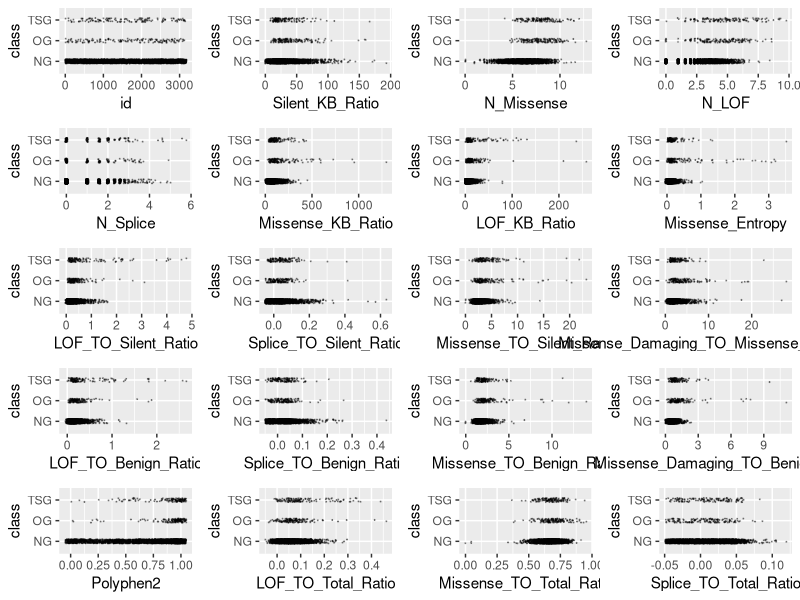
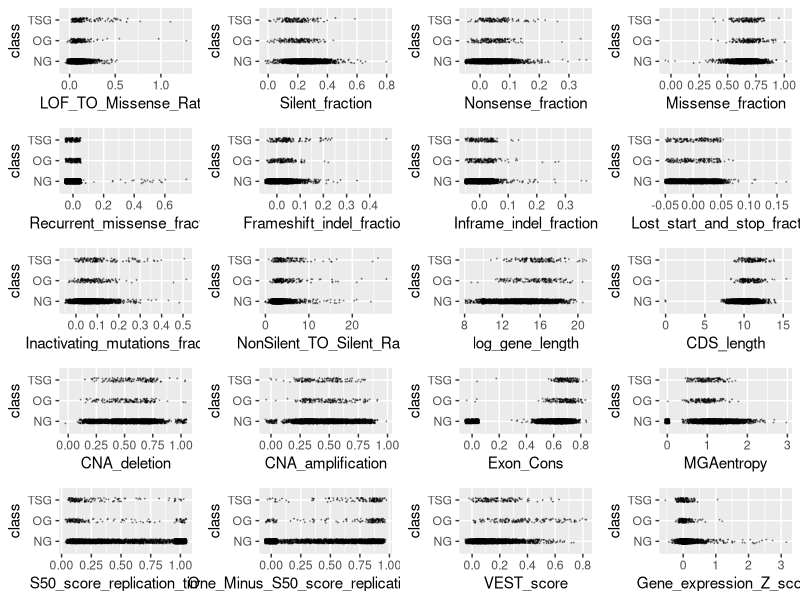
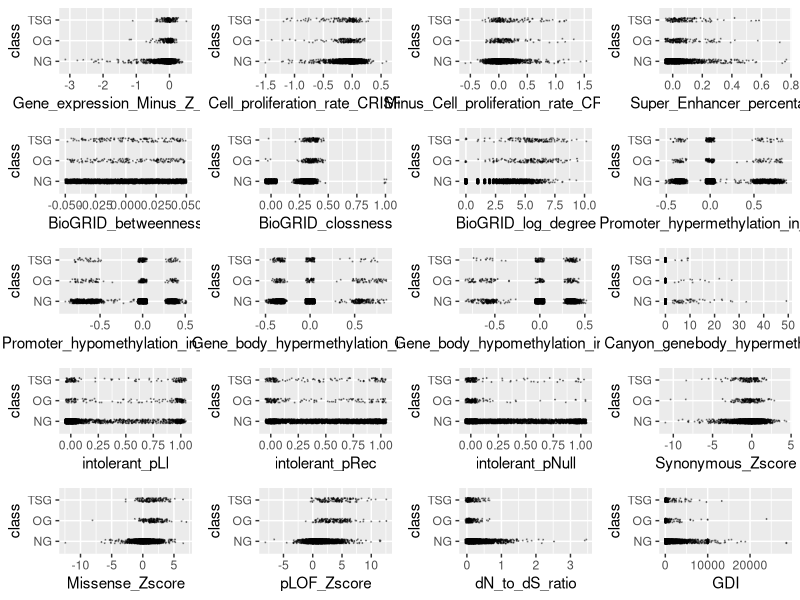
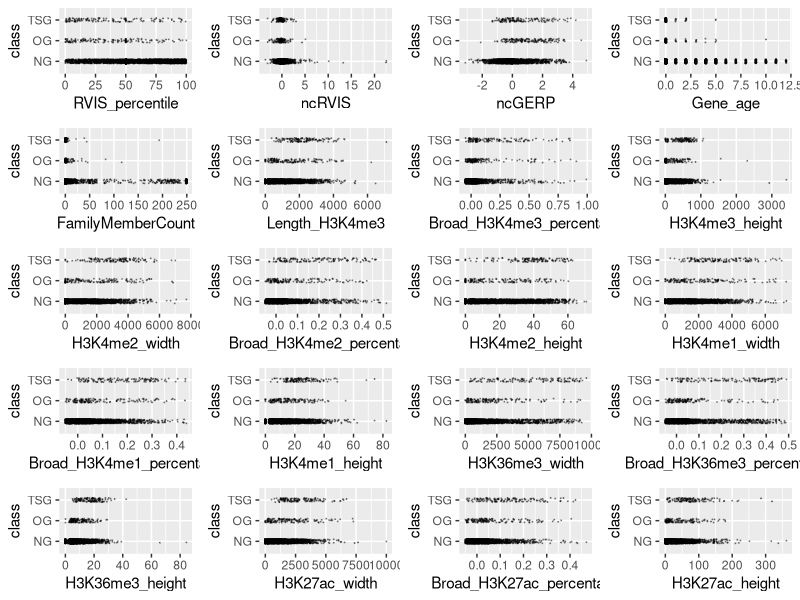
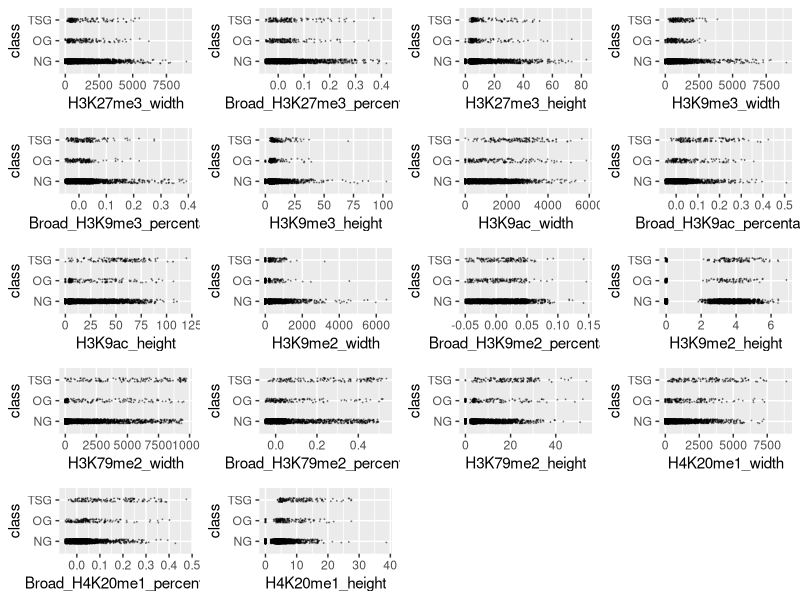
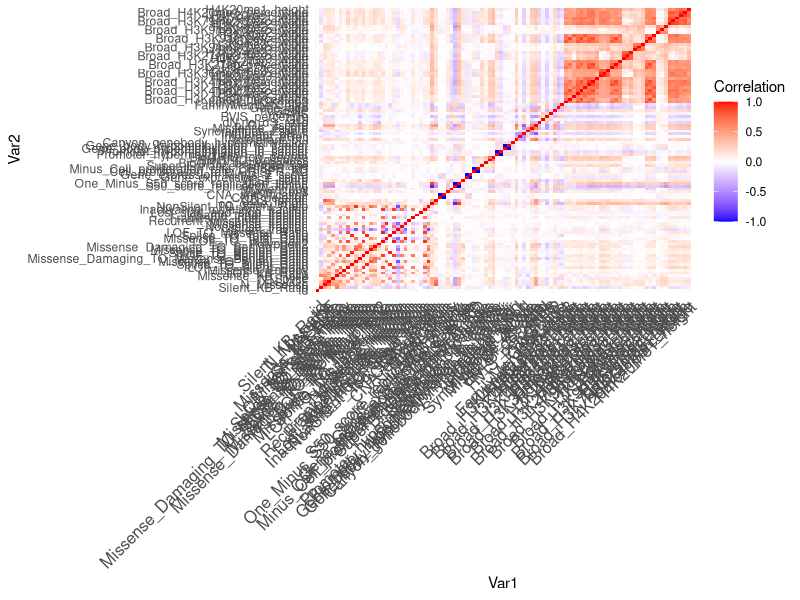
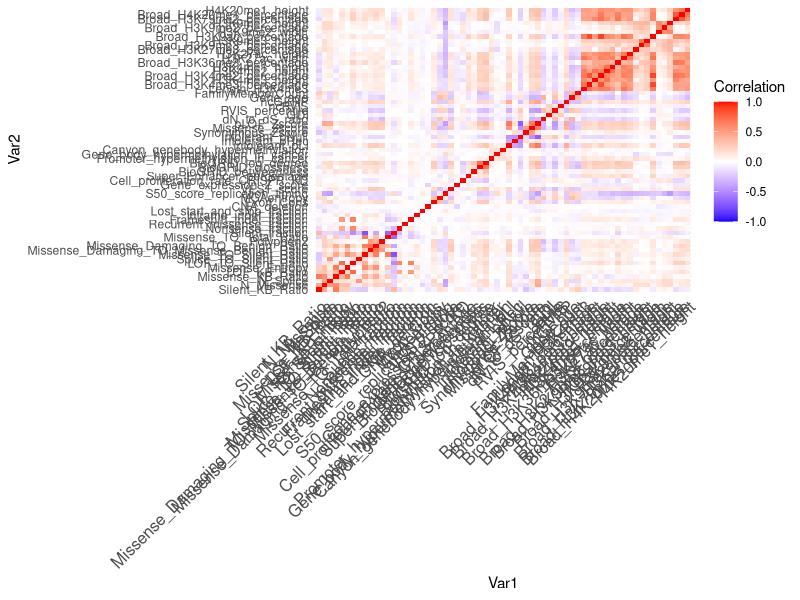
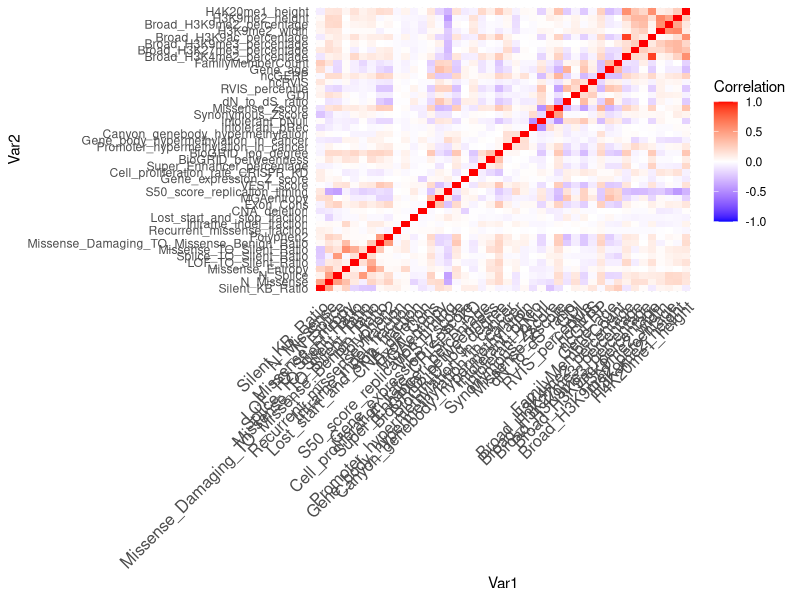

The R script that drew these images, in order:
## ---- chunk 1
knitr::opts_chunk$set(echo = TRUE, comment = NA)
## ---- chunk 2
training <- read.csv("training.csv", stringsAsFactors = TRUE)
training$class <- factor(training$class)
levels(training$class) <- c("NG", "OG", "TSG")
# Create an outlier function
outlier <- function(data) {
  low <- mean(data) - 3 * sd(data)
  high <- mean(data) + 3 * sd(data)
  which(data < low | data > high)
}
# library(ggplot2)
# scatter <- function(var) {
#   ggplot(training, aes_string(var, "class")) +
#     geom_jitter(width = 0.05, height = 0.1, size = 0.1,
#                 colour = rgb(0, 0, 0, alpha = 1 / 3))
# }
# scat_plot <- lapply(names(training)[-99], scatter)
# library(gridExtra)
# grid.arrange(grobs = scat_plot[1:20], ncol = 4)
# grid.arrange(grobs = scat_plot[21:40], ncol = 4)
# grid.arrange(grobs = scat_plot[41:60], ncol = 4)
# grid.arrange(grobs = scat_plot[61:80], ncol = 4)
# grid.arrange(grobs = scat_plot[81:98], ncol = 4)
outliers <- table(unlist(lapply(training[,-99], outlier)))
outlier_index <- sort(outliers, decreasing = TRUE)
# Remove 50 most common outliers (i.e. outliers across multiple predictors)
training <- training[-as.numeric(names(outlier_index)[1:50]),]

# The below variables had outstanding outliers which we chose to remove
sort(training$Missense_TO_Silent_Ratio, decreasing = TRUE)[1:10]
training <- training[-which(training$Missense_TO_Silent_Ratio > 100), ]
sort(training$Missense_KB_Ratio, decreasing = TRUE)[1:10]
training <- training[-which(training$Missense_KB_Ratio > 2000), ]
sort(training$LOF_TO_Silent_Ratio, decreasing = TRUE)[1:10]
training <- training[-which(training$LOF_TO_Silent_Ratio > 5), ]
sort(training$Gene_expression_Z_score, decreasing = TRUE)[1:10]
training <- training[-which(training$Gene_expression_Z_score > 4), ]
sort(training$dN_to_dS_ratio, decreasing = TRUE)[1:10]
training <- training[-which(training$dN_to_dS_ratio > 5),]
sort(training$Silent_KB_Ratio, decreasing = TRUE)[1:10]
training <- training[-which(training$Silent_KB_Ratio > 200), ]
sort(training$Lost_start_and_stop_fraction, decreasing = TRUE)[1:10]
training <- training[-which(training$Lost_start_and_stop_fraction > 0.2),]
sort(training$Synonymous_Zscore, decreasing = FALSE)[1:10]
training <- training[-which(training$Synonymous_Zscore < -15), ]
numeric_training <- training[,-99]

# Lots of zeroes for some observations, so removed those observations with quite a few zeroes across predictor variables
n_zeroes <- rep(NA, nrow(numeric_training))

for(i in seq_len(nrow(numeric_training))){
  row_i_zeroes <- 0
  for(j in seq_len(ncol(numeric_training))){
    if(round(numeric_training[i,j], digits = 5) == 0){
      row_i_zeroes <- row_i_zeroes + 1
    }
  }
  n_zeroes[i] <- row_i_zeroes
}
training <- training[n_zeroes <= ncol(training) / 2, ]
## ---- chunk 3
library(ggplot2)
scatter <- function(var) {
  ggplot(training, aes_string(var, "class")) +
    geom_jitter(width = 0.05, height = 0.1, size = 0.1,
                colour = rgb(0, 0, 0, alpha = 1 / 3))
}
scat_plot <- lapply(names(training)[-99], scatter)
library(gridExtra)
grid.arrange(grobs = scat_plot[1:20], ncol = 4)
grid.arrange(grobs = scat_plot[21:40], ncol = 4)
grid.arrange(grobs = scat_plot[41:60], ncol = 4)
grid.arrange(grobs = scat_plot[61:80], ncol = 4)
grid.arrange(grobs = scat_plot[81:98], ncol = 4)
## ---- chunk 4
library(dplyr)
#function to calculate wca
score <- function (conf_mat) {
  # Diagonal of matrix corresponds to correctly predicted classes
  print(sum(diag(conf_mat) * c(1, 20, 20)))
  print(sum(diag(conf_mat) * c(1, 20, 20)) / sum(apply(conf_mat, 2, sum) * c(1, 20, 20)))
}

# Set new threshold to account for unbalanced data
classify <- function(probs, k) {
  if (any(probs[2:3] > k)) {
    subset <- probs[2:3]
    output <- which(subset == max(subset))
    if (length(output) > 1) {
        output <- sample(1:2, 1)
    }
  } else {
    output <- 0
  }
  output
}
## ---- chunk 5
library(dplyr)
library(caret)
set.seed(12)
# sig <- logical(98)
# names(sig) <- names(training)[-99]
# k <- 1
# diffs <- logical(98)
# for (var in names(training)[-99]) {
#   model <- aov(training[[var]] ~ factor(training$class))
#   sig[k] <- summary(model)[[1]][1, 5]
#   diffs[k] <- all(TukeyHSD(model)$`factor(training$class)`[, 4] < 0.05 / 98)
#   k <- k + 1
# }
# sort(sig[diffs])
score <- function (conf_mat) {
  sum(diag(conf_mat) * c(1, 20, 20)) / sum(apply(conf_mat, 2, sum) * c(1, 20, 20))
}

# sig_terms <- names(sort(sig[diffs]))
# combo_terms <- table(c(terms, sig_terms)) == 2
# final_terms <- names(combo_terms[combo_terms])
# term_mat <- cor(training %>% select(all_of(final_terms)))
# ind_terms <- final_terms[-c(1, 3, 4, 5, 10, 11, 13, 14, 15, 17)]

vars <- training
cor_mtx <- round(cor(vars[, names(vars) != "class"]), 2)
library(reshape2)
melted_cor_mtx <- melt(cor_mtx)
cor_heatmap <- ggplot(data = melted_cor_mtx, aes(x = Var1, y = Var2, fill = value)) + geom_tile()
cor_heatmap <- cor_heatmap +
  scale_fill_gradient2(low = "blue", high = "red", mid = "white",
                       midpoint = 0, limit = c(-1, 1), space = "Lab", name="Correlation") + 
  theme_minimal() +
  theme(axis.text.x = element_text(angle = 45, vjust = 1, size = 12, hjust = 1))
cor_heatmap

which(abs(cor_mtx) > 0.75, arr.ind = TRUE)
# Eliminate all but one of a set of variables highly correlated with one another
correlated <- c("id", "N_LOF", "CDS_length", "LOF_TO_Benign_Ratio",
                "LOF_TO_Total_Ratio", "LOF_TO_Missense_Ratio",
                "Inactivating_mutations_fraction", "Splice_TO_Benign_Ratio",
                "Splice_TO_Total_Ratio", "Missense_TO_Benign_Ratio",
                "NonSilent_TO_Silent_Ratio", "Missense_fraction",
                "One_Minus_S50_score_replication_timing", "CNA_amplification",
                "Gene_expression_Minus_Z_score", "log_gene_length",
                "Minus_Cell_proliferation_rate_CRISPR_KD",
                "Promoter_hypomethylation_in_cancer",
                "Gene_body_hypomethylation_in_cancer",
                "H3K4me2_width", "H3K9ac_width", "H3K9ac_height",
                "Broad_H3K4me1_percentage",
                "Broad_H3K27ac_percentage", "H3K4me1_width",
                "H3K36me3_width", "H3K36me3_height",
                "H3K27me3_width", "H3K27me3_height", "H3K9me3_width",
                "H3K79me2_width", "H3K79me2_height", "H4K20me1_width")
vars <- vars[, !(names(training) %in% correlated)]
cor_mtx <- round(cor(vars[, names(vars) != "class"]), 2)
melted_cor_mtx <- melt(cor_mtx)
cor_heatmap <- ggplot(data = melted_cor_mtx, aes(x = Var1, y = Var2, fill = value)) + geom_tile()
cor_heatmap <- cor_heatmap +
  scale_fill_gradient2(low = "blue", high = "red", mid = "white",
                       midpoint = 0, limit = c(-1, 1), space = "Lab", name="Correlation") + 
  theme_minimal() +
  theme(axis.text.x = element_text(angle = 45, vjust = 1, size = 12, hjust = 1))
cor_heatmap


which(abs(cor_mtx) > 0.6, arr.ind = TRUE)
# Eliminate all but one of a set of variables highly correlated with one another
second_correlated <- c("Missense_KB_Ratio", "LOF_KB_Ratio", "Nonsense_fraction",
                       "Frameshift_indel_fraction",
                       "Missense_Damaging_TO_Benign_Ratio",
                       "Missense_TO_Total_Ratio", "Silent_fraction",
                       "BioGRID_clossness", "pLOF_Zscore",
                       "Length_H3K4me3", "Broad_H3K4me3_percentage","H3K4me2_height",
                       "H3K4me3_height", "H3K27ac_width", "H3K27ac_height",
                       "H3K4me1_height", "H3K9me3_height",
                       "Broad_H3K79me2_percentage", "intolerant_pLI",
                       "Broad_H4K20me1_percentage", "Broad_H3K36me3_percentage")

vars <- vars[, !(names(vars) %in% second_correlated)]

cor_mtx <- round(cor(vars[, names(vars) != "class"]), 2)
library(reshape2)
melted_cor_mtx <- melt(cor_mtx)
cor_heatmap <- ggplot(data = melted_cor_mtx, aes(x = Var1, y = Var2, fill = value)) + geom_tile()
cor_heatmap <- cor_heatmap +
  scale_fill_gradient2(low = "blue", high = "red", mid = "white",
                       midpoint = 0, limit = c(-1, 1), space = "Lab", name="Correlation") + 
  theme_minimal() +
  theme(axis.text.x = element_text(angle = 45, vjust = 1, size = 12, hjust = 1))
cor_heatmap

set.seed(12)
mn <- nnet::multinom(class ~ ., data = vars, model = TRUE)
tidymn <- broom::tidy(mn) %>% arrange(p.value)
tidymn <- tidymn %>% filter(p.value < 0.05 / nrow(tidymn))
terms <- unique(tidymn$term)[-1]
terms

library(dplyr)
cor_mtx <- round(cor(vars[, names(vars) %in% terms]), 2)
library(reshape2)
melted_cor_mtx <- melt(cor_mtx)
cor_heatmap <- ggplot(data = melted_cor_mtx, aes(x = Var1, y = Var2, fill = value, cex.axis = 0.5)) + geom_tile()
cor_heatmap <- cor_heatmap +
  scale_fill_gradient2(low = "blue", high = "red", mid = "white",
                       midpoint = 0, limit = c(-1, 1), space = "Lab", name="Correlation") + 
  theme_minimal() +
  theme(axis.text.x = element_text(angle = 45, vjust = 1, size = 4, hjust = 1)) +
  theme(axis.text.y = element_text(angle = 0, vjust = 1, size = 4, hjust = 1))
cor_heatmap
terms <- terms[terms != "Broad_H3K4me2_percentage"]
## ---- chunk 6
vars <- training %>% select(all_of(terms), class)
set.seed(98764)
thresh_list <- list()
length(thresh_list) <- 10
j <- 1
# for() loop to validate post cross-validation with WCA and varying thresholds
for (rand in ceiling(runif(10, min = 1, max = 10000000))) {
  set.seed(rand)
  vars_split <- createDataPartition(vars$class, p = 0.8, list = FALSE)
  vars_train <- vars[vars_split, ]
  vars_test <- vars[-vars_split, ]
  
  train_cont <- trainControl(method = "cv", number = 5, classProbs = TRUE, savePredictions = TRUE)
  lda_ft <- train(class ~ ., data = vars_train, method = "lda", preProc = c("center", "scale"),
                  trControl = train_cont)
  preds <- predict(lda_ft, newdata = vars_test, type = "prob")
  scores <- numeric(100)
  for (i in seq(from = 0.001, to = 0.1, by = 0.001)) {
    lda_mod <- table("pred"=apply(preds, 1, classify, k = i), "obs" = vars_test$class)
    lda_mod
    scores[i*1000] <- score(lda_mod)
  }
  thresh_list[[j]] <- scores
  j <- j + 1
}

# Plot WCA as a function of threshold for various seeds to see best threshold
thresh_vals <- c(0.001, 0.0025, 0.005, 0.01, 0.025, 0.05, 0.1)
plot(thresh_list[[1]] ~ seq(from = 0.001, to = 0.1, by = 0.001),
     type = "l", ylim = c(0.6, 0.9), col = rgb(0, 0, 0, alpha = 0.5),
     xaxt = "n", ylab = "WCA Percentage",
     main = "WCA vs. Threshold for Different Seeds",
     xlab = "Threshold for Choosing Between (0) and (1 and 2)", las = 2)
for (i in 2:10) {
  red <- 0
  green <- 0
  blue <- 0
  if (i %% 4 == 1) {red <- 0.5}
  if (i %% 4 == 2) {green <- 0.5}
  if (i %% 4 == 3) {blue <- 0.5}
  lines(seq(from = 0.001, to = 0.1, by = 0.001), thresh_list[[i]],
        col = rgb(red, green, blue, alpha = 0.5))
  
}
abline(v = thresh_vals, col = rgb(0, 0, 0, alpha = 0.5))
points(unlist(lapply(thresh_list, which.max)) * 0.001, unlist(lapply(thresh_list, max)),
       pch = 19, cex = 0.5)
axis(side = 1, at = thresh_vals, cex.axis = 0.75, las = 2)
best_thresh <- unlist(lapply(thresh_list, which.max))
median(best_thresh * 0.001)
thresh_val_scores <- matrix(nrow = 10, ncol = length(thresh_vals))
colnames(thresh_val_scores) <- thresh_vals
for (i in 1:10) {
  thresh_val_scores[i, ] <- thresh_list[[i]][thresh_vals * 1000]
}
apply(thresh_val_scores, 2, mean)
# Use threshold of 0.005 for determining when to classify as OG or TSG (highest peak)
set.seed(1248)
vars_split <- createDataPartition(vars$class, p = 0.8, list = FALSE)
vars_train <- vars[vars_split, ]
vars_test <- vars[-vars_split, ]
train_cont <- trainControl(method = "cv", number = 5,
                           classProbs = TRUE, savePredictions = TRUE)
lda_ft <- train(class ~ ., data = vars_train, method = "lda",
                preProc = c("center", "scale"), trControl = train_cont)
preds <- predict(lda_ft, newdata = vars_test, type = "prob")
lda_mod <- table("pred" = apply(preds, 1, classify, k = 0.01),
                 "obs" = vars_test$class)
lda_mod
score(lda_mod)
## ---- chunk 7
# Write prediction model on test data
tests <- read.csv("test.csv")
preds <- predict(lda_ft, newdata = tests, type = "prob")
preds <- apply(preds, 1, classify, k = 0.01)
names(preds) <- tests$id
csv_file <- data.frame(id = tests$id,
                       class = preds)
#write.csv(csv_file, "modelpredictions12_updated_pt3.csv", row.names = FALSE)
best_mod <- read.csv("modelpredictions12_updated_pt3.csv")
table("Best Model" = best_mod$class, csv_file$class)
mean(best_mod$class == csv_file$class)
